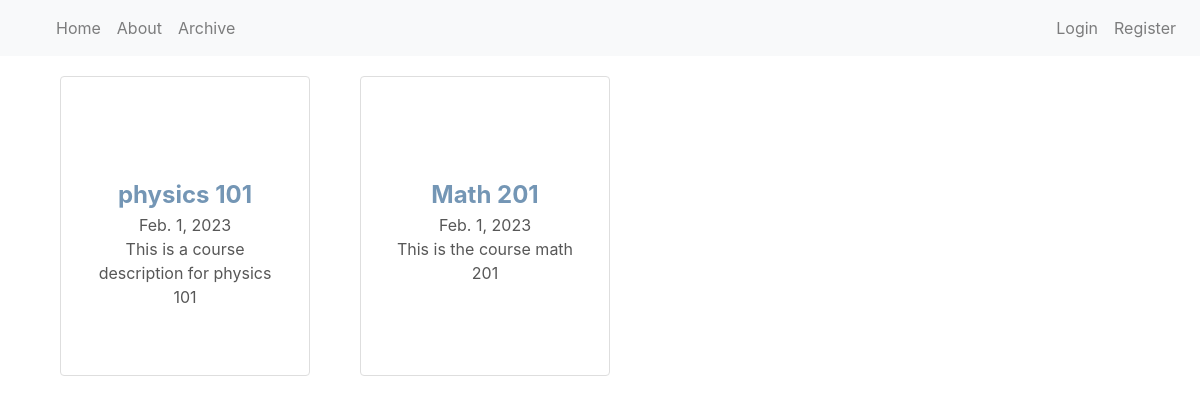
Before: /courses/ with the older database file.
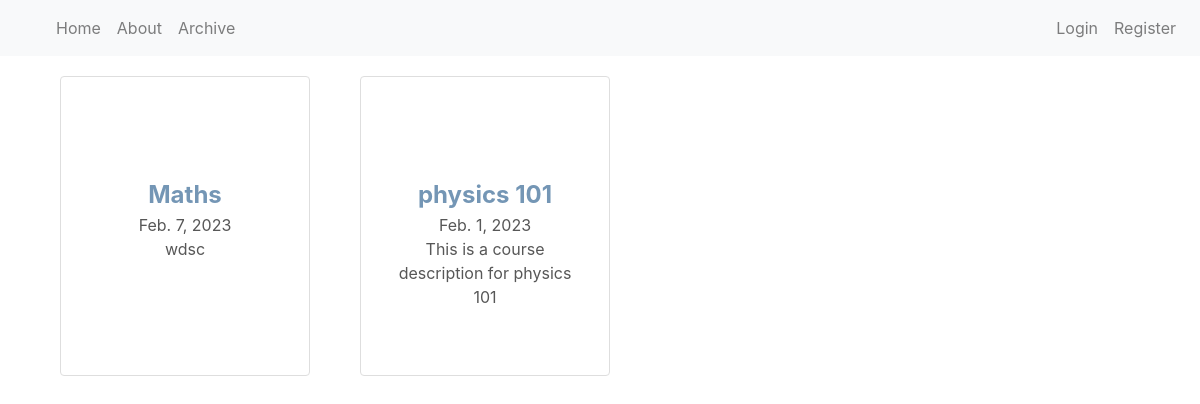
After: the same page with the newer database file.
### courses/models.py (models this page shows)
class Course(models.Model):
    Name=models.CharField(max_length=255)
    Banner=models.CharField(max_length=255)
    Institution=models.ForeignKey(University,blank=True, null=True, on_delete=models.PROTECT)
    creator= models.ForeignKey(User, on_delete=models.PROTECT)
    Description=models.TextField()
    date_added=models.DateField()
    Content= models.ManyToManyField(Topic,blank=True)

### courses/views.py (the view)
# urls.py: path('', views.mainpage, name='mainpage'),
def mainpage(request):
    Courses= Course.objects.order_by('-date_added')
    context = {'Courses': Courses}
    return render(request, 'mainpage.html', context)

### courses/templates/mainpage.html (shortened to what this page needs)
{%extends "ewp/base.html"%}
{%load static%}
{%block content%}
<link rel="stylesheet" href="{%static 'ewp/courses.css' %}">
<div class="courses">
{% for Course in Courses %}
<a class="card-link" href="{% url 'courses:course' Course.id%}">
        <div class="course-card">
                <div class="course-details">
                        <div class="course-name">{{Course.Name}}</div>
                        <div class="course-date">{{Course.date_added}}</div>
                        <div class="course-description">{{Course.Description}}</div>
                </div>
        </div>
</a>
{% endfor %}
{%endblock content%}

Changed rows visible on the page:
removed Course: Name "Math 201", date_added "Feb. 1, 2023", Description "This is the course math 201"
added Course: Name "Maths", date_added "Feb. 7, 2023", Description "wdsc"
